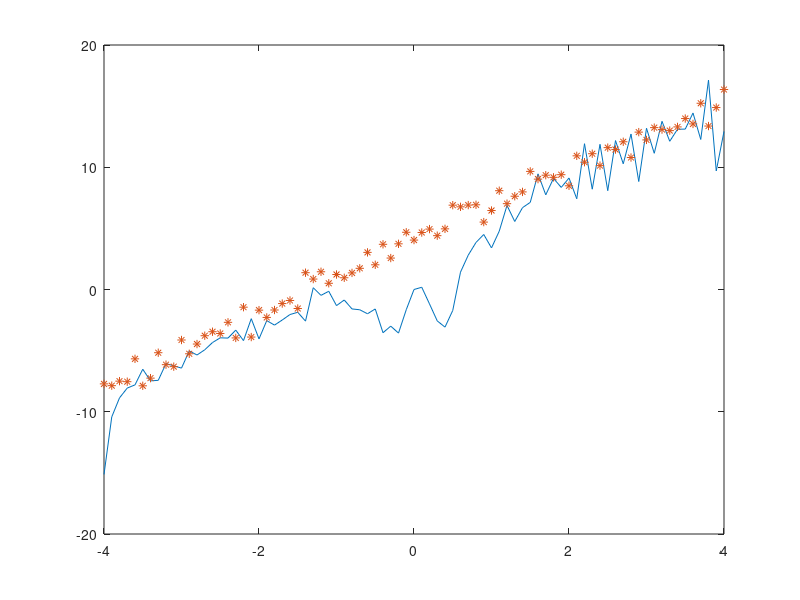
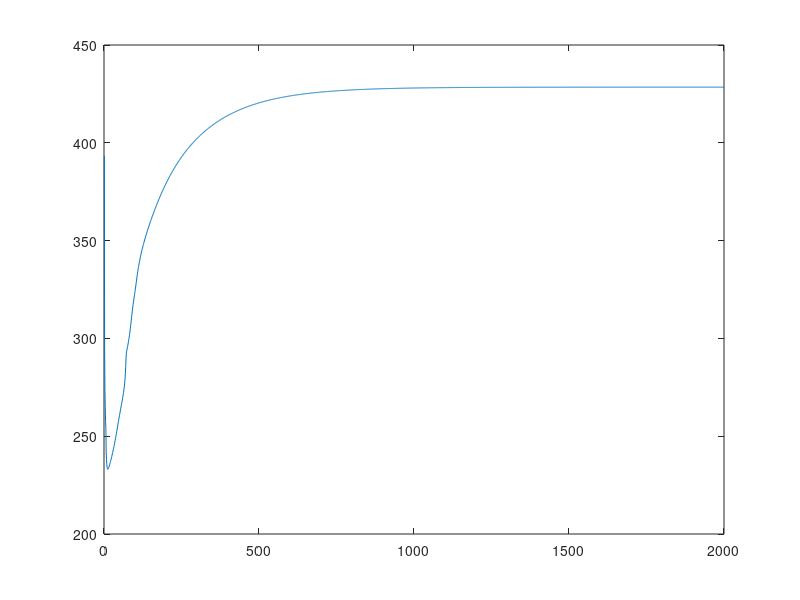

Here is the MATLAB script that generated these plots, in order:
% Entrenamiento Batch con bias
clear;
clc;
close all;

a = 3;
b = 4;

x = -4:0.1:4;
x = x';
N = length(x);
yb = a*x + b;
yb = yb + 0.75*randn(N,1);

ne = 1;
nm = 10;
bias = input('Bias:  SI = 1 : ');
if(bias == 1)
   ne = ne +1;
   x = [ x ones(N,1) ];   
end
v = 0.1*randn(ne,nm);
w = 0.1*randn(nm,1);

eta = input('eta : ')
for iter = 1:2000
   dJdv = 0;
   dJdw = 0;
   for k = 1:N   
     in = (x(k,:))';
     m = v'*in; 
     n = 2.0./(1+exp(-m)) - 1;     % Sigmoidea 2
     % n = exp(-m.^2);               % Gaussiana
     out = w'*n;
     y(k,1) = out;
     er = out - yb(k,1);
     error(k,1) = er;
     dndm = (1 - n.*n)/2;            % Sigmoidea 2
     % dndm = -2.0*(n.*m);        % Gaussiana
     dJdw = 0*dJdw + er.*n;        
     dJdv = 0*dJdv + er.*in*(w.*dndm)';
     w = w - eta*dJdw/N;
     v = v - eta*dJdv/N;
   end
% w = w - eta*dJdw/N;
% v = v - eta*dJdv/N;
JJ = 0.5*sum(error.*error)
J(iter,1) = JJ;
end

figure(1);
plot(x(:,1),y,x(:,1),yb,'*');
figure(2);
plot(J);
